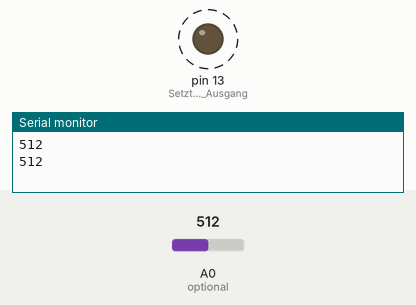
Bench run of a program on a simulated Arduino Uno, built with avr-gcc and run on an emulated ATmega328P. Parts: output pins drawn as LEDs (lit = HIGH), the last lines printed to the serial monitor. Dashed ring = blinking. The inputs (shaded band) are chosen by the test bench; at power-on: A0 (optional) = 512.

Above: at 1.8 s.
1.9 s: A0 (optional) set to 306
At 2.2 s:
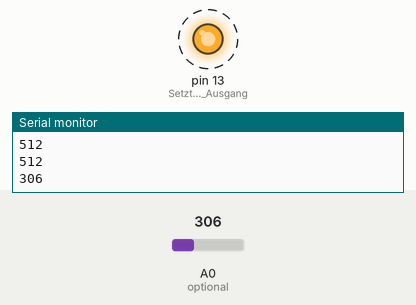
5.4 s: A0 (optional) set to 122
At 5.56 s:
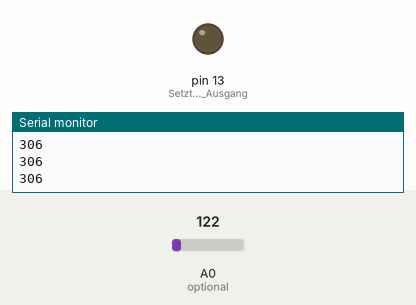
Timing chart, 0 to 14.9 s (numbered marks = the images above; inputs shaded):
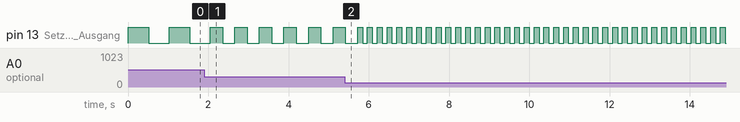

The program:

main.cpp
```cpp
/*
Ziel dieser Übung ist es:
- Anwendung eines analogen Pins
- Verwendung der Funktion analogRead()
- Nutzung eines Potentiometers zur Steuerung der Helligkeit einer LED
*/

#include <Arduino.h>

void setup() {
	pinMode(13, OUTPUT);     // Setzt Pin 13 als Ausgang (LED)
  pinMode(A0, INPUT);      // optional, aber dokumentiert die Absicht, dass A0 als Eingang verwendet wird
	Serial.begin(9600);      // Startet serielle Kommunikation zur Ausgabe von Messwerten
}

void loop() {

   int Wartezeit = analogRead(A0); // Liest den Analogwert vom Potentiometer (0–1023)
                                   // Parameter: uint8_t (Pin), Rückgabewert: int (0–1023)

   Serial.println(Wartezeit);      // Gibt den gelesenen Wert im Serial Monitor aus

   digitalWrite(13, 1);            // Schaltet die LED ein

   delay(Wartezeit);               // Wartet abhängig vom Potentiometerwert

   digitalWrite(13, 0);            // Schaltet die LED aus

   delay(Wartezeit);               // Wartet erneut (bestimmt Blinkfrequenz)
}
```

Measured:
- after the input at 1.9 s, pin 13 (Setzt_Pin_13_als_Ausgang): alternates HIGH for 0.31 s and LOW for 0.31 s, starting after 0.46 s
- by itself, pin 13 (Setzt_Pin_13_als_Ausgang): alternates HIGH for 0.51 s and LOW for 0.51 s
